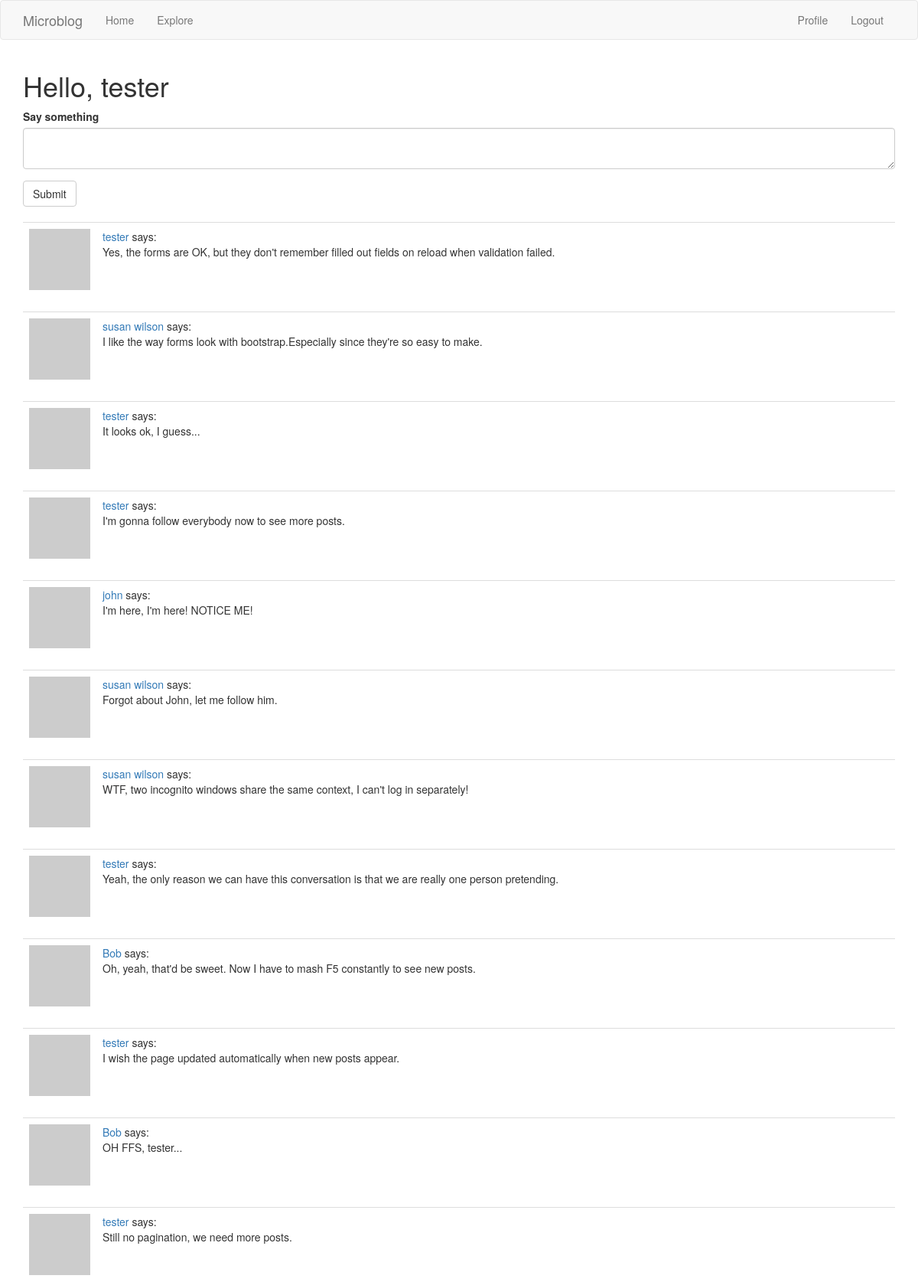
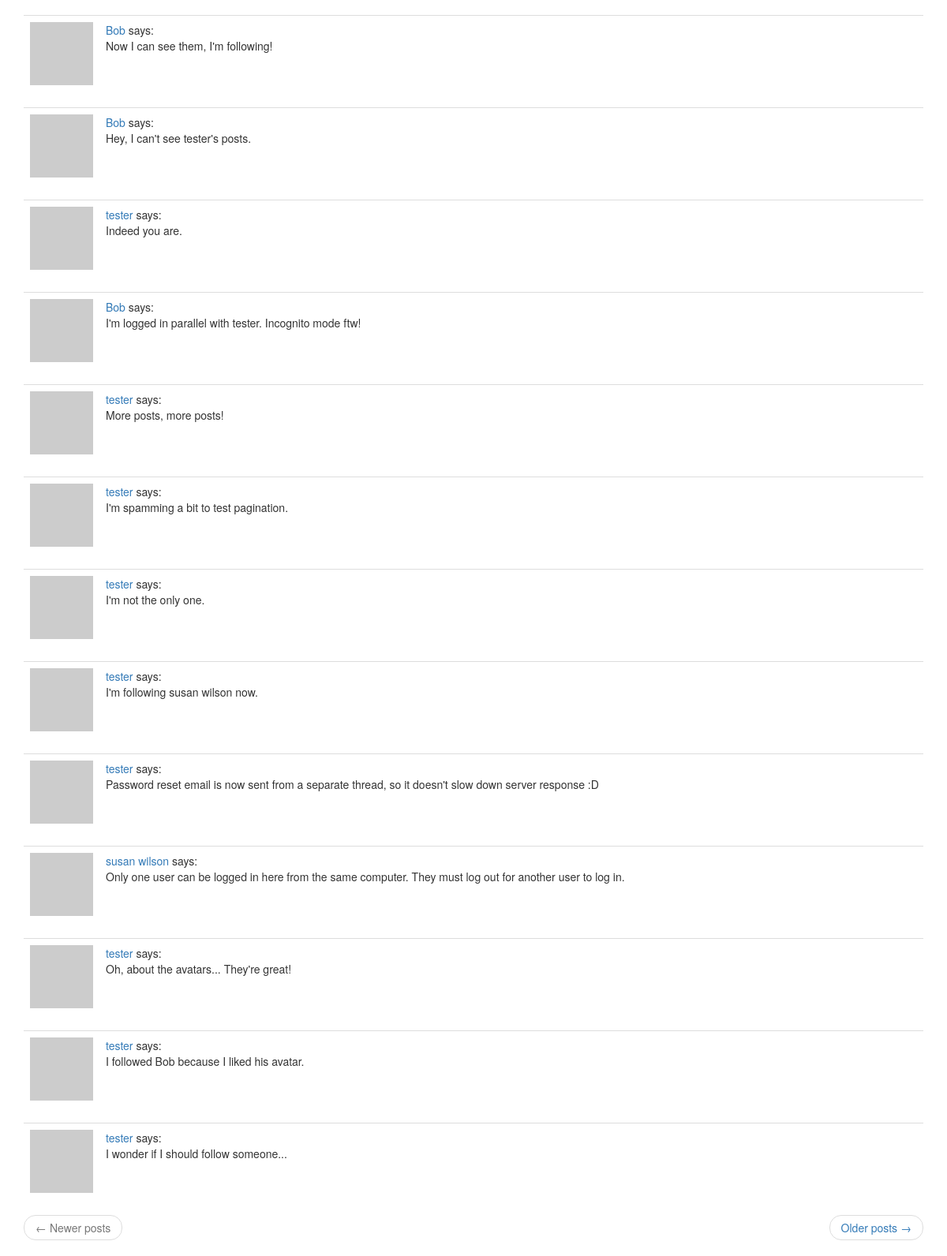
Page /index (signed in) on the committed database (2 pictures, top to bottom).
### app/models.py (models this page shows, shortened)
class User(UserMixin, db.Model):
    id = db.Column(db.Integer, primary_key=True)
    username = db.Column(db.String(64), index=True, unique=True)
    email = db.Column(db.String(120), index=True, unique=True)
    password_hash = db.Column(db.String(128))
    about_me = db.Column(db.String(140))
    last_seen = db.Column(db.DateTime, default=datetime.utcnow)
    posts = db.relationship('Post', backref='author', lazy='dynamic')
    followed = db.relationship(
        'User', secondary=followers,
        primaryjoin=(followers.c.follower_id == id),
        secondaryjoin=(followers.c.followed_id == id),
        backref=db.backref('followers', lazy='dynamic'), lazy='dynamic')
    def avatar(self, size):
        digest = md5(self.email.lower().encode('utf-8')).hexdigest()
        return 'https://www.gravatar.com/avatar/{}?d=retro&s={}'.format(
            digest, size)
    def followed_posts(self):
        followed = Post.query.join(
                followers,
                (followers.c.followed_id == Post.user_id)
            ).filter(followers.c.follower_id == self.id)
        own = Post.query.filter_by(user_id=self.id)
        return followed.union(own).order_by(Post.timestamp.desc())

class Post(db.Model):
    id = db.Column(db.Integer, primary_key=True)
    body = db.Column(db.String(140))
    timestamp = db.Column(db.DateTime, index=True, default=datetime.utcnow)
    user_id = db.Column(db.Integer, db.ForeignKey('user.id'))

### app/routes.py (the view)
@app.route('/', methods=['GET', 'POST'])
@app.route('/index', methods=['GET', 'POST'])
@login_required
def index():
    form = PostForm()
    if form.validate_on_submit():
        post = Post(body=form.post.data, author=current_user)
        db.session.add(post)
        db.session.commit()
        flash('Your post is now live!')
        return redirect(url_for('index'))
    page = request.args.get('page', 1, type=int)
    posts = current_user.followed_posts().paginate(
        page, app.config['POSTS_PER_PAGE'], False)
    next_url = url_for('index', page=posts.next_num) \
        if posts.has_next else None
    prev_url = url_for('index', page=posts.prev_num) \
        if posts.has_prev else None
    return render_template('index.html', title='Home', form=form,
                           posts=posts.items,
                           next_url=next_url, prev_url=prev_url)

### app/forms.py
class PostForm(FlaskForm):
    post = TextAreaField('Say something', validators=[
        DataRequired(), Length(min=1, max=140)])
    submit = SubmitField('Submit')

### app/models.py (called while the page is built)
@login.user_loader
def load_user(id):
    return User.query.get(int(id))

### app/routes.py (called while the page is built)
@app.before_request
def before_request():
    if current_user.is_authenticated:
        current_user.last_seen = datetime.utcnow()
        db.session.commit()

### app/templates/index.html
{% extends "base.html" %}
{% import 'bootstrap/wtf.html' as wtf %}
{% block app_content %}
  <h1>Hello, {{ current_user.username }}</h1>
  {% if form %}
    {{ wtf.quick_form(form) }}
    <br>
  {% endif %}
  {% for post in posts %}
    {% include '_post.html' %}
  {% endfor %}
  {% include '_page_nav.html' %}
{% endblock %}

### app/templates/base.html (shortened to what this page needs)
{% extends 'bootstrap/base.html' %}
{% block navbar %}
  <nav class="navbar navbar-default">
    <div class="container">
      <div class="navbar-header">
        <a class="navbar-brand" href="{{ url_for('index') }}">Microblog</a>
      </div>
      <div class="collapse navbar-collapse" id="bs-example-navbar-collapse-1">
        <ul class="nav navbar-nav">
          <li><a href="{{ url_for('index') }}">Home</a></li>
          <li><a href="{{ url_for('explore') }}">Explore</a></li>
        </ul>
        <ul class="nav navbar-nav navbar-right">
          {% if current_user.is_anonymous %}
            <li><a href="{{ url_for('login') }}">Login</a></li>
          {% else %}
            <li><a href="{{ url_for('user', username=current_user.username) }}">Profile</a></li>
            <li><a href="{{ url_for('logout') }}">Logout</a></li>
          {% endif %}
        </ul>
      </div>
    </div>
  </nav>
{% endblock %}
{% block content %}
  <div class="container">
    {% block app_content %}{% endblock %}
  </div>
{% endblock %}

### app/templates/_post.html
<table class="table table-hover">
  <tr>
    <td width="40px"><img src="{{ post.author.avatar(40) }}"></td>
    <td>
      <a href="{{ url_for('user', username=post.author.username) }}">
        {{ post.author.username }}
      </a>
      says:
      <br>
      {{ post.body }}
    </td>
  </tr>
</table>

### app/templates/_page_nav.html
<nav aria-label="...">
  <ul class="pager">
    <li class="previous{% if not prev_url %} disabled{% endif %}">
      <a href="{{ prev_url or '#' }}">
        <span aria-hidden="true">&larr;</span> Newer posts
      </a>
    </li>
    <li class="next{% if not next_url %} disabled{% endif %}">
      <a href="{{ next_url or '#' }}">
        Older posts <span aria-hidden="true">&rarr;</span>
      </a>
    </li>
  </ul>
</nav>

### rows in the picture
User: username "tester"
Post: author.username "tester", body "Yes, the forms are OK, but they don't remember filled out fields on reload when validation failed."
Post: author.username "susan wilson", body "I like the way forms look with bootstrap.Especially since they're so easy to make."
Post: author.username "tester", body "It looks ok, I guess..."
Post: author.username "tester", body "I'm gonna follow everybody now to see more posts."
Post: author.username "john", body "I'm here, I'm here! NOTICE ME!"
Post: author.username "susan wilson", body "Forgot about John, let me follow him."
Post: author.username "susan wilson", body "WTF, two incognito windows share the same context, I can't log in separately!"
Post: author.username "tester", body "Yeah, the only reason we can have this conversation is that we are really one person pretending."
Post: author.username "Bob", body "Oh, yeah, that'd be sweet. Now I have to mash F5 constantly to see new posts."
Post: author.username "tester", body "I wish the page updated automatically when new posts appear."
Post: author.username "Bob", body "OH FFS, tester..."
Post: author.username "tester", body "Still no pagination, we need more posts."
Post: author.username "Bob", body "Now I can see them, I'm following!"
Post: author.username "Bob", body "Hey, I can't see tester's posts."
Post: author.username "tester", body "Indeed you are."
Post: author.username "Bob", body "I'm logged in parallel with tester. Incognito mode ftw!"
Post: author.username "tester", body "More posts, more posts!"
Post: author.username "tester", body "I'm spamming a bit to test pagination."
Post: author.username "tester", body "I'm not the only one."
Post: author.username "tester", body "I'm following susan wilson now."
Post: author.username "tester", body "Password reset email is now sent from a separate thread, so it doesn't slow down server response :D"
Post: author.username "susan wilson", body "Only one user can be logged in here from the same computer. They must log out for another user to log in."
Post: author.username "tester", body "Oh, about the avatars... They're great!"
Post: author.username "tester", body "I followed Bob because I liked his avatar."
Post: author.username "tester", body "I wonder if I should follow someone..."
